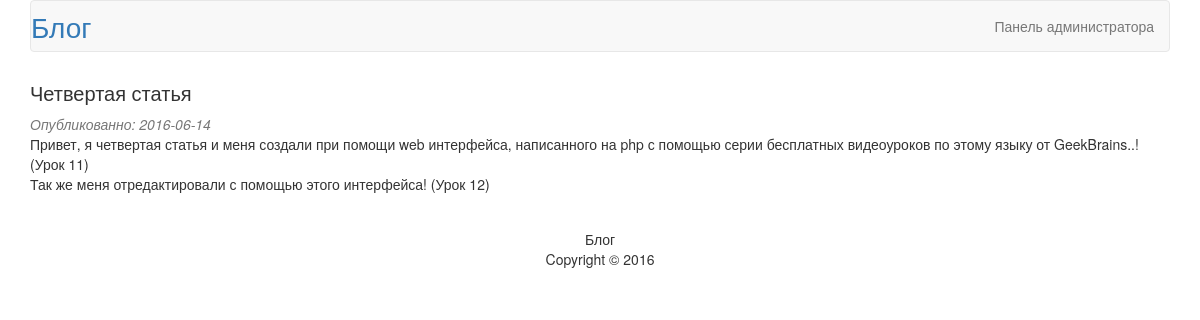
The app's page /article.php?id=4 with its own data.
### tables this page shows
CREATE TABLE `articles` (
  `id` int(11) NOT NULL,
  `title` varchar(255) NOT NULL,
  `content` text NOT NULL,
  `date` date NOT NULL
);

### article.php (called while the page is built)
<?php
    require_once("database.php");
    require_once("models/articles.php");
    $link = db_connect();
    $article = article_get($link, $_GET['id']);
    include("views/article.php");
?>

### models/articles.php (called while the page is built, shortened)
<?php
    function article_get($link, $id_article){
        $query = sprintf("SELECT * FROM articles WHERE id=%d", (int)$id_article);
        $result = mysqli_query($link, $query);
        $article = mysqli_fetch_assoc($result);
        return $article;
    }
?>

### views/article.php (the view, shortened to what this page needs)
<!DOCTYPE html>
<hmtl>
    <head>
        <link rel="stylesheet" href="style.css">
        <link rel="stylesheet" href="https://maxcdn.bootstrapcdn.com/bootstrap/3.3.6/css/bootstrap.min.css">
    </head>
    <body>
        <div class="container">
            <nav class="navbar navbar-default">
                <div class="container-fluid">
                    <div class="navbar-header">
                        <a id="blog" class="navbar-brand" href="index.php">Блог</a>
                    </div>
                    <ul class="nav navbar-nav navbar-right">
                        <li><a href="admin">Панель администратора</a></li>
                    </ul>
                </div>
            </nav>
            <div class="article">
                <h3><?=$article['title']?></h3>
                <em>Опубликованно: <?=$article['date']?></em>
                <p><?=$article['content']?></p>
            </div>
            <footer>
                <p>
                    Блог<br>Copyright &copy; 2016
                </p>
            </footer>
        </div>
    </body>
</hmtl>

### style.css (style rules this page uses)
footer { text-align: center; }
.article { margin-top: 30px; margin-bottom: 35px; }
.article em { color: rgb(119, 119, 119); }
.article h3 { font-size: 20px; }
#blog { color: rgb(51, 122, 183); font-size: 28px; padding-left: 0px; }

### records on screen
articles: title "Четвертая статья", date "2016-06-14", content "Привет, я четвертая статья и меня создали при помощи web интерфейса, написанного на php с помощью серии бесплатных видеоуроков по этому языку от GeekBrains..! (Урок 11) Так же меня отредактировали с помощью этого интерфейса! (Урок 12)"
